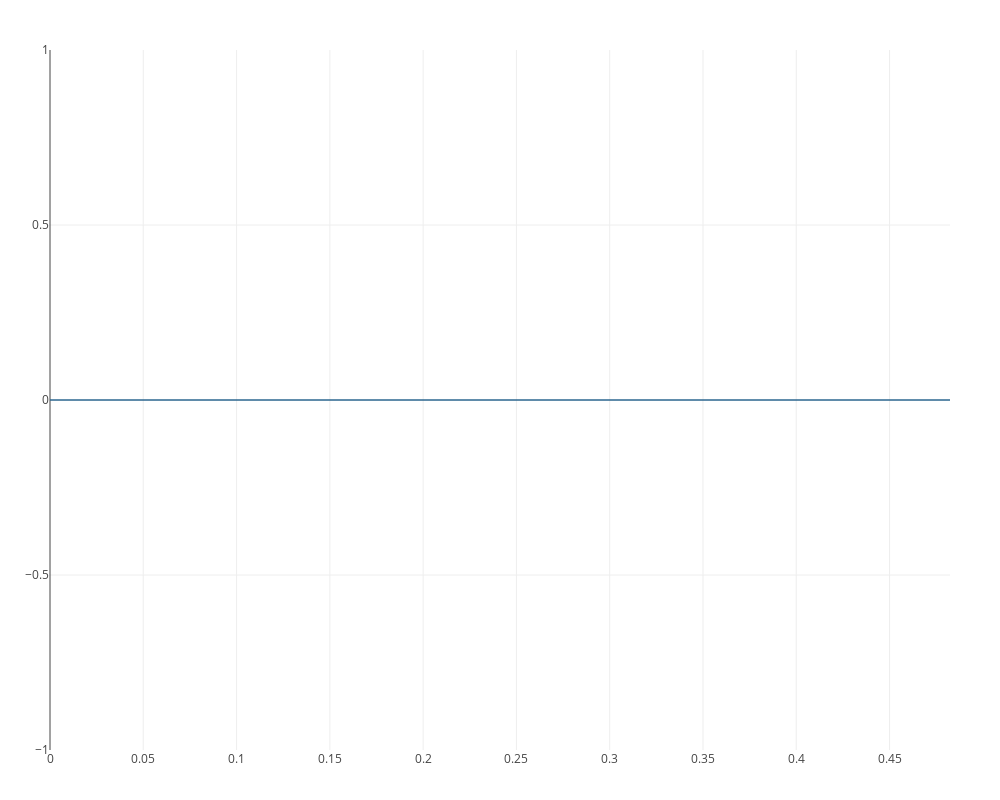

Source (notebook cell):
### Code cell
plotbetticurve_pjs(C, dim=1)

### Figure 1 — Plotly figure (JSON) as saved in the notebook; plotly's stock layout.template omitted (floating-point values rounded to 4 significant figures; data arrays with more than 128 entries replaced by an {"elided": "..."} marker saying what was removed)
{"data": [{"line": {"width": 1}, "mode": "line", "type": "scatter", "x": {"elided": "889 float values"}, "y": {"elided": "889 int values"}}], "layout": {"height": 800, "hovermode": "closest", "margin": {"b": 50, "l": 50, "r": 50, "t": 50}, "scene": {"aspectmode": "manual", "aspectratio": {"x": null, "y": 0}}, "showlegend": false, "width": 1000}}
